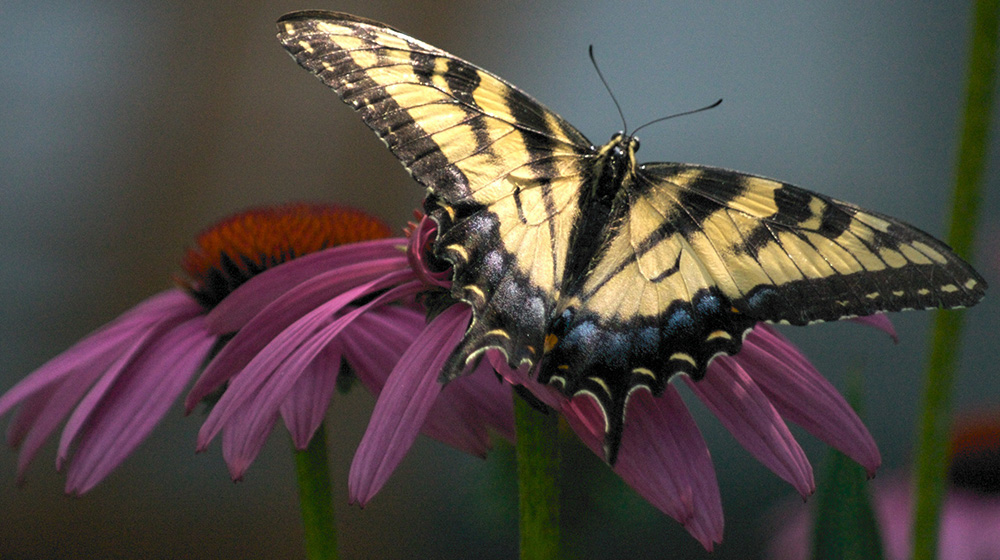
#> input picture convolution/testimage.jpg, 1000 x 560 px
$ python convolution.py
#> lines starting #> are read from the running program, lines starting #| are printed output that depends on the picture
#Carrying out convolutions!
import numpy as np
from PIL import Image
import math

#takes an image (numpy array), and a padding number (integer).
#adds a padding number amount of extra layer of zeros around the image
def add_padding(image,paddingNumber):
	answer = np.zeros((image.shape[0] + (2*paddingNumber), image.shape[1] + (2*paddingNumber)))
	answer[paddingNumber:image.shape[0] + paddingNumber,paddingNumber:image.shape[1] + paddingNumber] = image
	return answer


#takes an image (numpy array), kernel (numpy array), stride (integer)
#performs the convolution operation on the image and returns the result
#adds padding to keep the size of the input and the output image the same with a stride of 1
def perform_convolution (image, kernel, stride):
	assert kernel.shape[0] == kernel.shape[1], "kernel should be a square"
	h = image.shape[0]
	w = image.shape[1]
	k_size = kernel.shape[0]

	#padding to keep the size of the output the same as the input if stride is 1
	padding = math.floor((k_size-1)/2)
	padded_image = add_padding(image,padding)
	padded_image_height = padded_image.shape[0]
	padded_image_width = padded_image.shape[1]


	#calculating the output size and creating a numpy array to hold the answer
	a = (int)(h + stride - 1) // stride
	b = (int)(w + stride - 1) // stride
	answer = np.zeros((a,b))

	hindex = -1
	windex = 0

	#Go through the image and calculate the convolution for each window
	for height in range(0,padded_image_height - k_size + 1 ,stride):
		hindex = hindex + 1
		windex = 0
		for width in range(0,padded_image_width - k_size + 1,stride):
			#Get the current window of the image, multiply it with the kernel
			#Calculate the sum of all the values
			current = padded_image[height:height + k_size, width: width + k_size]
			calculate = current * kernel
			total = calculate.sum()

			#Record the answer
			answer[hindex][windex] = max(0,min(250,total)) #clamping values to [0,250]
			windex = windex + 1

	return answer

#taken a line starting with the name of the kernel, followed by kernel values from top to bottom, left to right
#returns the name of the filter, and a numpy array representing the kernel
def get_filter(filterString):
	elements = filterString.split()
	assert len(elements) > 0, "There seems to be an empty line in the filters.txt file. Make sure that you do not leave any empty lines in the file."
	filter_name = elements.pop(0)
	numbers = [int(i) for i in elements]
	almostW = np.array(numbers)
	side = math.floor(math.sqrt(len(numbers)))
	W = np.reshape(almostW,(side,side))

	return filter_name, W


if __name__ == "__main__":

	#Get stride value from the user
	stride = int(input("Please enter a stride value:  "))
#> the answer given: 3
	assert stride > 0, "stride needs to be a positive integer"

	#Get the name of the file containing the image, load it, turn it into a numpy array
	image_name = input("Please enter the image you would like to perform the convolution on:  ")
#> the answer given: testimage.jpg
	image = Image.open(image_name)
#> image is the input picture: PIL image 1000x560 RGB; mean R, G, B 82.5, 74.3, 70.1
	numpy_image = np.asarray(image)

	#Keep track of number of channels depending on the type of the image
	channel_number = 3
	if image.mode == 'L':
		numpy_image = numpy_image.reshape(numpy_image.shape[0],numpy_image.shape[1],1)
		channel_number = 1

	#Read the file containing the filters, collect all the filters in a list
	filter_file = "./filters.txt"
	open_file = open(filter_file,"r")
#> (reads convolution/filters.txt from the repository)
	filters = open_file.readlines()
	filter_number = len(filters)

	#Go through all of the filters and apply them to the image
	for fi in range(0, filter_number) :
		current_filter, W = get_filter(filters[fi])
		print("Working on " + current_filter)
		output = np.zeros(((numpy_image.shape[0] + stride - 1) // stride,(numpy_image.shape[1] + stride - 1)// stride , channel_number),dtype=np.uint8)

		for channel in range(0,channel_number):
			output[0:,0:,channel] = perform_convolution(numpy_image[...,channel],W,stride)
#> this loop made 1 pass
#> pass 1, in perform_convolution, `padded_image = add_padding(image,padding)`:
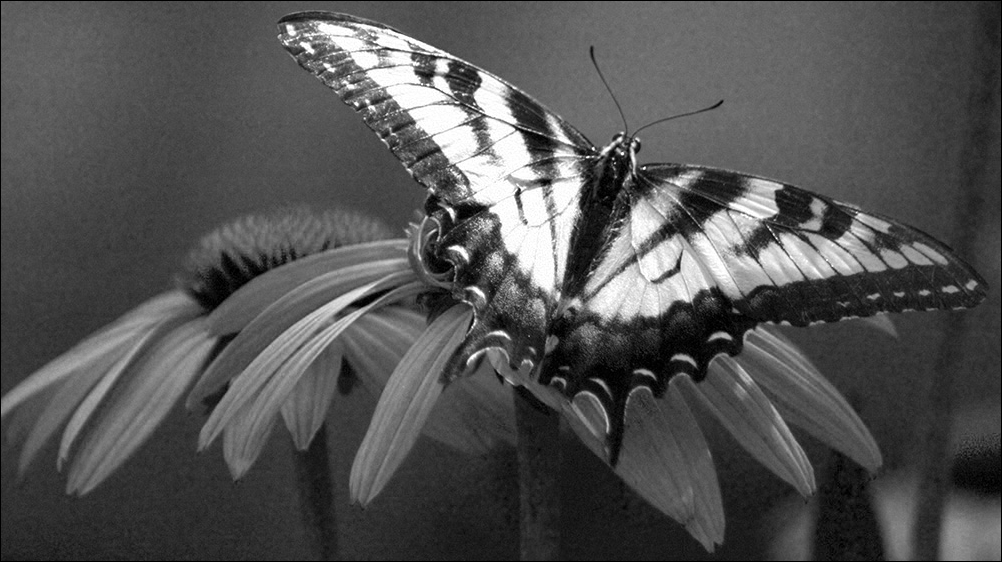
#> padded_image: shape (562, 1002) float64; min 0, max 255, mean 82.1
#> pass 1, in perform_convolution (call 2), `padded_image = add_padding(image,padding)`:
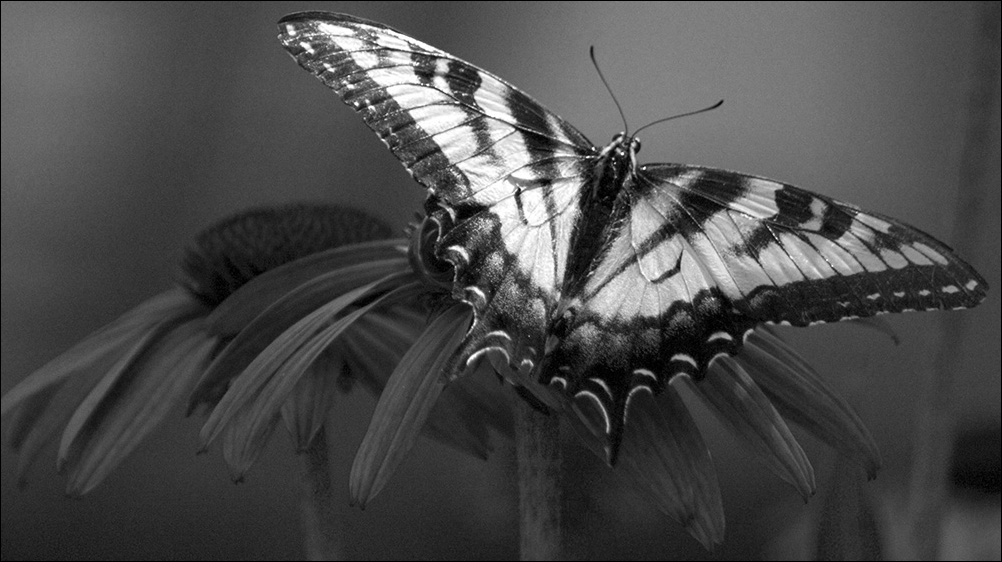
#> padded_image: shape (562, 1002) float64; min 0, max 255, mean 73.9
#> pass 1, in perform_convolution (call 3), `padded_image = add_padding(image,padding)`:
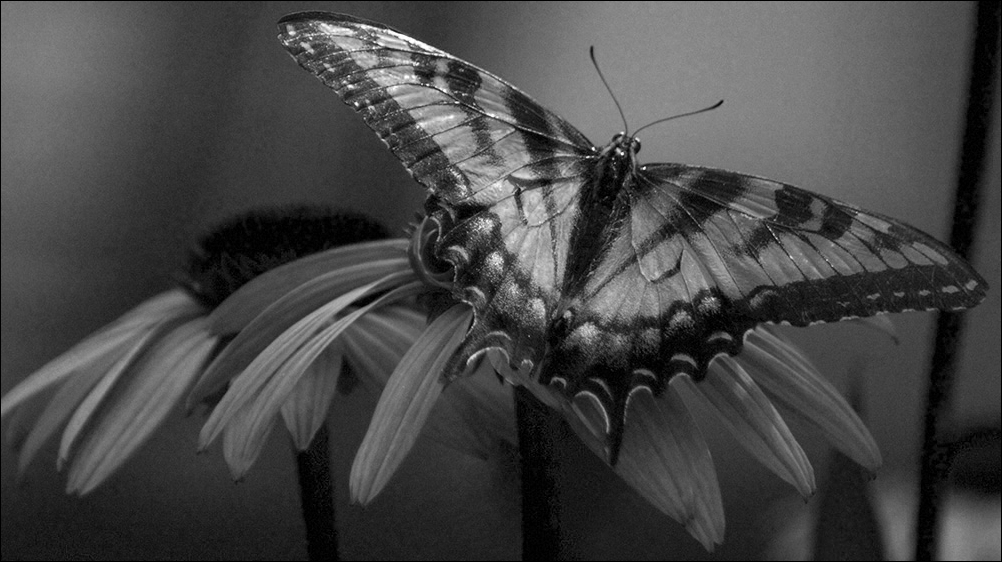
#> padded_image: shape (562, 1002) float64; min 0, max 255, mean 69.7
#> after the loop:
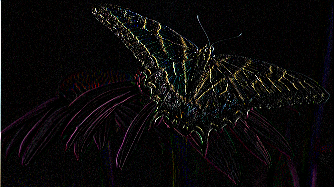
#> output: shape (187, 334, 3); mean R, G, B 11, 9.5, 9.4


	if (channel_number == 1):
		output = output.reshape((numpy_image.shape[0],numpy_image.shape[1]))

	final_image = Image.fromarray(np.uint8(output * 255))
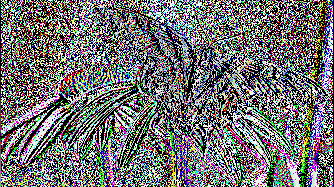
#> final_image: PIL image 334x187 RGB; mean R, G, B 111.7, 111.5, 111.9

	#Let the user choose between a colored or black and white image
	black = input("If you would like the results to be black and white type b, if not enter.")
	if (black == "b") :
		final_image = final_image.convert("L")

	#Ask the user where to save the results and save them.
	saving_name = input("What do you want the name of the output file to be? Please type without the file extension :  ")
#> the answer given: out.png
	final_image.save(saving_name +".jpg")
